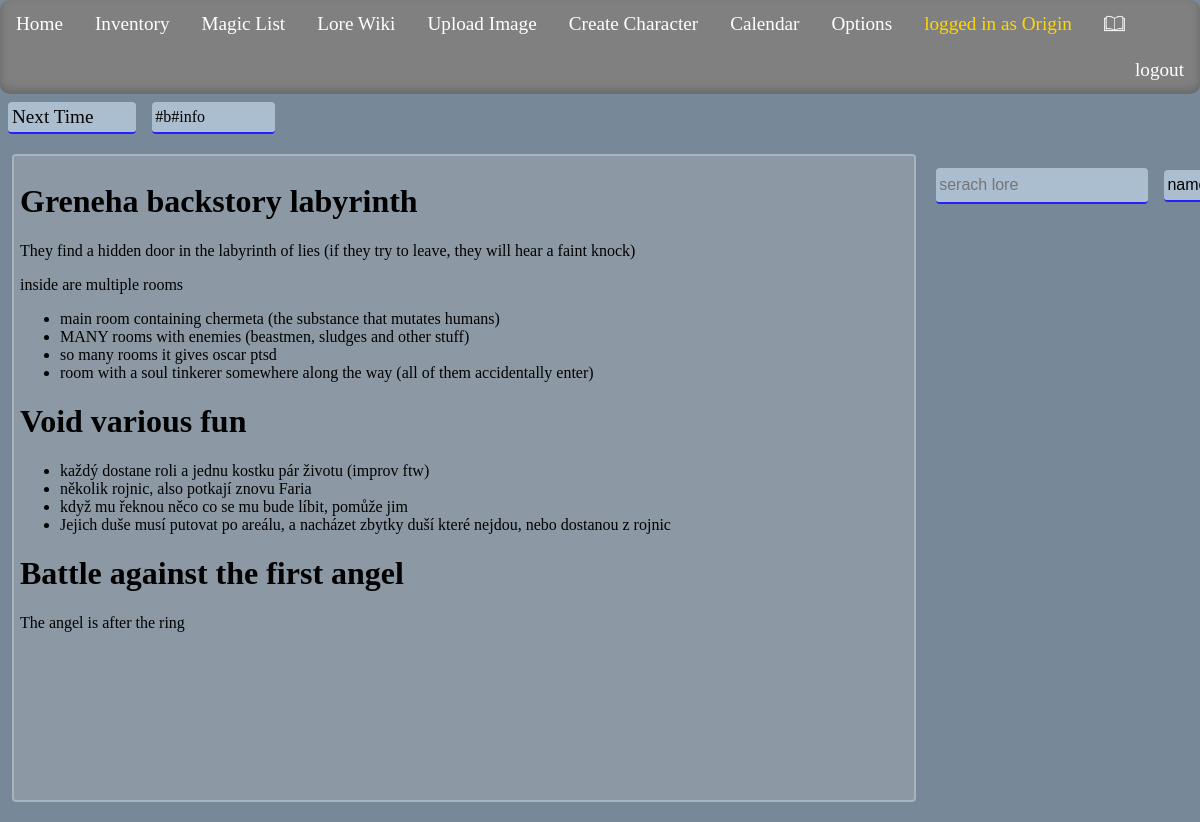
The page /wiki.php?s=Next Time (signed in) on the database its author committed.
### tables this page shows
CREATE TABLE IF NOT EXISTS `wiki` (
  `id` INT UNSIGNED NOT NULL AUTO_INCREMENT,
  `name` VARCHAR(255) NOT NULL,
  `content` MEDIUMTEXT NULL,
  `tags` VARCHAR(350) NOT NULL DEFAULT '#unfinished',
  `access` TINYINT UNSIGNED NOT NULL DEFAULT 1,
  `exceptions` VARCHAR(50) NULL,
  PRIMARY KEY (`id`, `name`),
  UNIQUE INDEX `id_UNIQUE` (`id` ASC),
  UNIQUE INDEX `name_UNIQUE` (`name` ASC));

### www/wiki.php (the view, shortened to what this page needs)
<?php
require "php/header.php";
?>
</head>
<body id="all">
    <?php require "php/navbar.php";?>
    <div id="wiki-data">
        <?php
            require "php/dbconnect.php";
            if(isset($_GET['s'])){
                $searched_lore = $_GET['s'];
            }else{
                $searched_lore = "KDnD";
            }
            $sql = "SELECT * FROM `wiki` WHERE `name`='".$searched_lore."';";
            $result = $conn->query($sql);
            if($result->num_rows > 0){
                $row = $result->fetch_assoc();
            }
            if(isset($row)){
                if($_SESSION['role'] == 1 && $_SESSION['edit-mode'] == 1){
                    echo "<span id='wiki-id' style='display:none;'>".$row['id']."</span>";
                    echo '<input type="text" id="wiki-name" class="wiki-text-field" value="'.$row['name'].'">';
                    echo "<input type='text' id='wiki-tags' class='wiki-text-field' value='".$row['tags']."'>";
                    echo "<select id='wiki-access' class='wiki-text-field'>";
                        $sql = "SELECT * FROM `role` ORDER BY id";
                        $result = $conn->query($sql);
                        while($raw = $result->fetch_assoc()){
                            echo '<option value="'.$raw['id'].'"';
                            if($raw['id'] == $row['access']){
                                echo ' selected';
                            }
                            echo '>'.$raw['name'].'</option>';
                        }
                    echo "</select>";
                    echo "<input type='text' id='wiki-exceptions' class='wiki-text-field' value='".$row['exceptions']."'>";
                    echo '<button id="wiki-save-button" class="wiki-text-field" onclick="edit_wiki()">save</button>';
                    echo '<a id="wiki-new-button" class="wiki-text-field" href="?s=">+</a>';
                }else{
                    echo '<span id="wiki-name" class="wiki-text-field">'.$row['name'].'</span>';
                    echo "<span id='wiki-tags' class='wiki-text-field' title='".$row['tags']."'>".$row['tags']."</span>";
                }
            }
        ?>
    </div>
    <div id="wiki">
        <div id="wiki-content">
            <?php
                if(isset($row)){
                    $spoiler = 0;
                    if($_SESSION['role'] == 1 && $_SESSION['edit-mode'] == 1){
                        echo "<textarea id='wiki-content-edit'>".$row['content']."</textarea>";
                    }elseif($spoiler == 0){
                        echo $row['content'];
                    }
                }else{
                    if($_SESSION['role'] == 1 && $_SESSION['edit-mode'] == 1){
                        echo "<textarea id='wiki-content-edit'></textarea>";
                    }else{
                        echo "something went wrong (search failed, the lore doesnt exist or it has spoilers o_o)";
                    }
                }
            ?>
        </div>
        <div id="lore-list-container">
            <div id="lore-search-box">
                <input type="text" placeholder="serach lore" id="search-lore-input" class='wiki-text-field'>
                <button id="search-lore-type-button" class='wiki-text-field' onclick="switch_button()">name</button>
            </div>
            <div id="lore-list"></div>
        </div>
    </div>
</body>
</html>

### www/css/style.css (style rules this page uses)
* { -webkit-user-select: none; -ms-user-select: none; user-select: none; -ms-overflow-style: none; scrollbar-width: none; }
body { padding: 0px; margin: 0px; height: 100vh; background-color: lightslategray; }
#all { max-width: 100vw; max-height: 100vh; height: 100vh; }
#wiki-data { position: relative; display: flex; width: 100vw; height: 3rem; }
.wiki-text-field { margin: 0.5rem; padding-left: 0.2rem; font-size: 1rem; display: flex; justify-content: left; align-items: center; text-align: left; border: none; border-bottom: 2px solid #2222ff; background-color: rgba(217, 237, 255, 0.54); border-radius: 4px; color: black; transition: all 0.1s ease; }
#wiki-name { font-size: 1.2rem; min-width: 10vw; width: fit-content; max-width: 20vw; padding-left: 4px; padding-right: 4px; }
#wiki-tags { width: 10vw; overflow: hidden; word-break: keep-all; }
#wiki { display: flex; height: 85%; }
#wiki-content { background-color: rgba(161, 171, 179, 0.505); height: 93%; width: 74%; margin-top: 1%; margin-left: 1%; word-wrap: break-word; white-space: normal; overflow-wrap: anywhere; overflow-x: hidden; overflow-y: auto; border-radius: 4px; border: 2px rgba(193, 205, 214, 0.505) solid; padding: 0.5%; }
#lore-list-container { position: relative; height: 95%; width: 22%; margin-top: 1%; margin-left: 1%; }
#lore-search-box { display: flex; justify-content: left; align-items: center; height: 10%; }
#lore-search-box * { height: 2rem; }
#lore-list { display: flex; flex-direction: column; height: 90%; overflow-x: hidden; overflow-y: auto; }

### rows shown on the page
wiki: name "Next Time", tags "#b#info", content "Greneha backstory labyrinth They find a hidden door in the labyrinth of lies (if they try to leave, they will hear a faint knock) inside are multiple rooms main room containing chermeta (the substance that mutates humans) MANY rooms with enemies (beastmen, sludges and other stuff) so many rooms it gives oscar ptsd room with a soul tinkerer somewhere along the way (all of them accidentally enter) Void various fun každý dostane roli a jednu kostku pár životu (improv ftw) několik rojnic, also potkají znovu Faria když mu řeknou něco co se mu bude líbit, pomůže jim Jejich duše musí putovat po areálu, a nacházet zbytky duší které nejdou, nebo dostanou z rojnic Battle against the first angel The…"

### other values the page prints
$_SESSION['cname'] "Origin"
